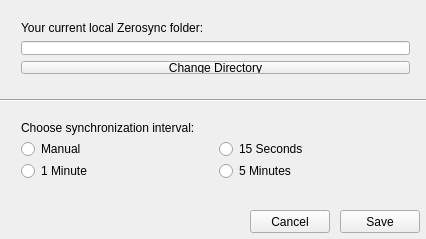
<?xml version="1.0" encoding="UTF-8"?>
<ui version="4.0">
 <class>MainWindow</class>
 <widget class="QMainWindow" name="MainWindow">
  <property name="windowModality">
   <enum>Qt::ApplicationModal</enum>
  </property>
  <property name="geometry">
   <rect>
    <x>0</x>
    <y>0</y>
    <width>426</width>
    <height>239</height>
   </rect>
  </property>
  <property name="minimumSize">
   <size>
    <width>426</width>
    <height>239</height>
   </size>
  </property>
  <property name="maximumSize">
   <size>
    <width>426</width>
    <height>239</height>
   </size>
  </property>
  <property name="windowTitle">
   <string>ZeroSync Options</string>
  </property>
  <widget class="QWidget" name="centralWidget">
   <property name="enabled">
    <bool>true</bool>
   </property>
   <widget class="QWidget" name="verticalLayoutWidget">
    <property name="geometry">
     <rect>
      <x>10</x>
      <y>10</y>
      <width>411</width>
      <height>75</height>
     </rect>
    </property>
    <layout class="QVBoxLayout" name="verticalLayout">
     <item>
      <widget class="QLabel" name="labelZeroSyncDirectory">
       <property name="text">
        <string>Your current local Zerosync folder:</string>
       </property>
      </widget>
     </item>
     <item>
      <widget class="QLineEdit" name="lineEditDirectoryPath"/>
     </item>
     <item>
      <widget class="QPushButton" name="buttonAddDirectory">
       <property name="text">
        <string>Change Directory</string>
       </property>
      </widget>
     </item>
    </layout>
   </widget>
   <widget class="QPushButton" name="pushButtonSave">
    <property name="geometry">
     <rect>
      <x>340</x>
      <y>210</y>
      <width>80</width>
      <height>23</height>
     </rect>
    </property>
    <property name="text">
     <string>Save</string>
    </property>
   </widget>
   <widget class="QPushButton" name="pushButtonCancel">
    <property name="geometry">
     <rect>
      <x>250</x>
      <y>210</y>
      <width>80</width>
      <height>23</height>
     </rect>
    </property>
    <property name="text">
     <string>Cancel</string>
    </property>
   </widget>
   <widget class="Line" name="line">
    <property name="geometry">
     <rect>
      <x>0</x>
      <y>90</y>
      <width>431</width>
      <height>20</height>
     </rect>
    </property>
    <property name="orientation">
     <enum>Qt::Horizontal</enum>
    </property>
   </widget>
   <widget class="QWidget" name="gridLayoutWidget">
    <property name="geometry">
     <rect>
      <x>10</x>
      <y>110</y>
      <width>411</width>
      <height>80</height>
     </rect>
    </property>
    <layout class="QGridLayout" name="gridLayout">
     <item row="1" column="0">
      <widget class="QRadioButton" name="radioButtonManual">
       <property name="text">
        <string>Manual</string>
       </property>
      </widget>
     </item>
     <item row="2" column="0">
      <widget class="QRadioButton" name="radioButton1Min">
       <property name="text">
        <string>1 Minute</string>
       </property>
      </widget>
     </item>
     <item row="1" column="1">
      <widget class="QRadioButton" name="radioButton15Sec">
       <property name="text">
        <string>15 Seconds</string>
       </property>
      </widget>
     </item>
     <item row="2" column="1">
      <widget class="QRadioButton" name="radioButton5Min">
       <property name="text">
        <string>5 Minutes</string>
       </property>
      </widget>
     </item>
     <item row="0" column="0" colspan="2">
      <widget class="QLabel" name="labelSynchronization">
       <property name="text">
        <string>Choose synchronization interval:</string>
       </property>
      </widget>
     </item>
    </layout>
   </widget>
  </widget>
  <action name="actionQuitZeroSync">
   <property name="text">
    <string>Quit</string>
   </property>
  </action>
 </widget>
 <layoutdefault spacing="6" margin="11"/>
 <resources/>
 <connections/>
</ui>
